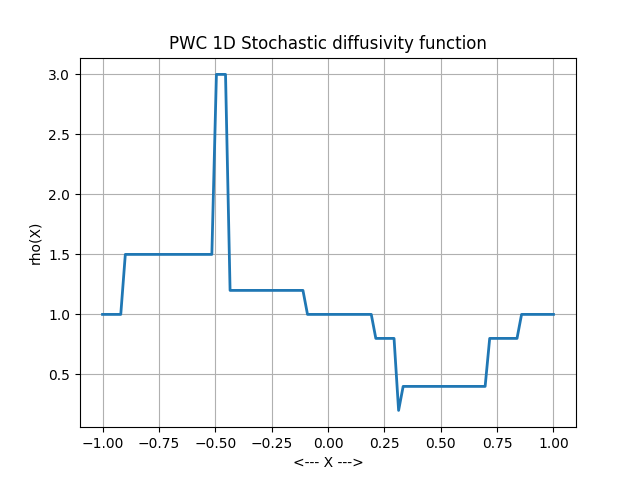

The script that saved this image:
#! /usr/bin/env python3
#
def diffusivity_1d_pwc ( mc, xc, vc, mp, xp ):

#*****************************************************************************80
#
## DIFFUSIVITY_1D_PWC: piecewise constant diffusivity function in 1D.
#
#  Discussion:
#
#    A piecewise constant function is defined over NC intervals, 
#    with interval IC associated with constant value VC(I),
#    separated by NC-1 ascending sorted breakpoints.
#
#    The function is to be evaluated at NP points.
#
#  Licensing:
#
#    This code is distributed under the GNU LGPL license.
#
#  Modified:
#
#    24 March 2019
#
#  Author:
#
#    John Burkardt
#
#  Parameters:
#
#    Input, integer MC, the number of function values.
#
#    Input, real XC(MC-1), the breakpoints, in ascending order.
#
#    Input, real VC(MC), the function values over each interval.
#
#    Input, integer MP, the number of evaluation points.
#
#    Input, real XP(MP), the evaluation points.
#
#    Output, real VP(MP), the function value at the evaluation points.
#
  import numpy as np

  vp = np.zeros ( mp )

  for ip in range ( 0, mp ):
    kc = 0
    for ic in range ( 0, mc - 1 ):
      if ( xp[ip] < xc[ic] ):
        break
      kc = kc + 1
    vp[ip] = vc[kc]

  return vp

def diffusivity_1d_pwc_test ( ):

#*****************************************************************************80
#
## diffusivity_1d_pwc_test tests diffusivity_1d_pwc.
#
#  Licensing:
#
#    This code is distributed under the GNU LGPL license.
#
#  Modified:
#
#    08 February 2019
#
#  Author:
#
#    John Burkardt
#
  import matplotlib.pyplot as plt
  import numpy as np
  import platform

  print ( '' )
  print ( 'diffusivity_1d_xk_test:' )
  print ( '  Python version: %s' % ( platform.python_version ( ) ) )
  print ( '  Test diffusivity_1d_pwc.' )

  mc = 10
  xc = np.array ( [ -0.9, -0.5, -0.45, -0.1, 0.2, 0.3, 0.32, 0.7, 0.85 ] )
  vc = np.array ( [  1.0,  1.5,  3.0,   1.2, 1.0, 0.8, 0.2,  0.4, 0.8, 1.0 ] )
#
#  Set the spatial grid.
#
  mp = 100
  x_min = -1.0
  x_max = +1.0
  xp = np.linspace ( x_min, x_max, mp )
  vp = diffusivity_1d_pwc ( mc, xc, vc, mp, xp )
#
#  Plot the diffusivity field.
#
  plt.plot ( xp, vp, linewidth = 2 )
  plt.grid ( True )
  plt.xlabel ( '<--- X --->' )
  plt.ylabel ( 'rho(X)' )
  plt.title ( 'PWC 1D Stochastic diffusivity function' )
  filename = 'diffusivity_1d_pwc.png'
  plt.savefig ( filename )
  print ( '' )
  print ( '  Graphics saved as "%s".' % ( filename ) )
#
#  Terminate.
#
  print ( '' )
  print ( 'diffusivity_1d_pwc_test:' )
  print ( '  Normal end of execution.' )
  return

if ( __name__ == '__main__' ):
  from timestamp import timestamp
  timestamp ( )
  diffusivity_1d_pwc_test ( )
  timestamp ( )
